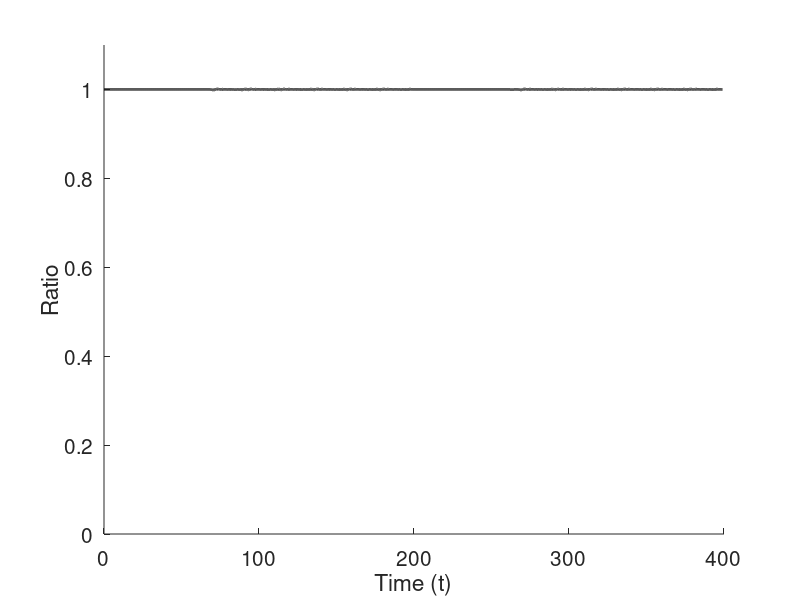

Here is the MATLAB script that generated this plot: (Note: this script raises an error after producing the figure.)
function individualOnly
T = 399;

tau = 1; %delay for social learners
epsilon  = 0.1; %

std_dev = 0; % introduce some noise to the payoffs
payOpt = normrnd(1,0,1,1000); %introducing some noise for the payoff of optimum behavior
paySOpt = normrnd(0.4,0,1,1000);%introducing some noise for the payoff of sub-optimum behavior

%Arrays to keep track of the results at t
Xarr = zeros(2, T);
Tarr = [];
phiArr = [];

%Fitness functions for behavior 1 and 2 
fB1 = @(t)(1-epsilon)*piB1(t) + epsilon*piB2(t); %Fitness of behavior 1
fB2 = @(t)(1-epsilon)*piB2(t) + epsilon*piB1(t); %Fitness of behavior 1

%initial value assignments for B1, B2 and S
B10  = 1/2;
B20  = 1/2;

%Solving the system
Y0 = [B10; B20];
tspan   = [0:0.01:T];
[tt, y] = ode45(@sls,tspan,Y0);


%generating the plots
figure;
hold on
plot(tt,y(:,1) + y(:,2),'Color', 'k', 'Linewidth', 2)
% plot(tt,y(:,1),'--','Color', [0.07,0.62,1.00], 'Linewidth', 2)
% plot(tt,y(:,2),'--','Color', 'g', 'Linewidth', 2)
xlabel('Time (t)')
ylabel('Ratio')
set(gca,'FontSize',15);
ylim([0,1.1])

yyaxis right
ylabel('Average Population Reward (\phi(t))')
set(gca,'ycolor','m');
ylim([0,1.1])

inx = Tarr == 0;
Tarr(inx) = [];
phiArr(inx) = [];
plot(Tarr, phiArr, 'Color', 'm','Linewidth', 2)
save individualOnly Tarr phiArr

% legend({'IL','SL','B_1','B_2', '\phi(t)'}, ...
legend({'IL', '\phi(t)'}, ...
            'Position',[0.22 0.85 0.64 0.08], ...
            'FontSize',13,...
            'NumColumns',5,...
            'color','none');
legend boxoff


    
    function dxdt = sls(t,x)
        
        Xarr(:,floor(t)+1) = x;
        
        Q = [[0.995, 0.005]; [0.005, 0.995]];
        
        f = [fB1(t) fB2(t)];
        phi = f*x; 
        phiArr(floor(t*1)+1) = phi;
        Tarr(floor(t*1)+1) = t;
        
        dxdt1 = f*(x.*Q(:,1)) - x(1)*phi; %B1 equation
        dxdt2 = f*(x.*Q(:,2)) - x(2)*phi; %B2 equation
        dxdt = [dxdt1;dxdt2];
    end
    
    function y = piB1(t) %Payoff of behavior 1
        if(t<200)
            y = payOpt(floor(t+1));
        else
            y = paySOpt(floor(t+1));
        end
    end

    function y = piB2(t) %Payoff of behavior 2
        if(t<200)
            y = paySOpt(floor(t+1));
        else
            y = payOpt(floor(t+1));
        end
    end
end